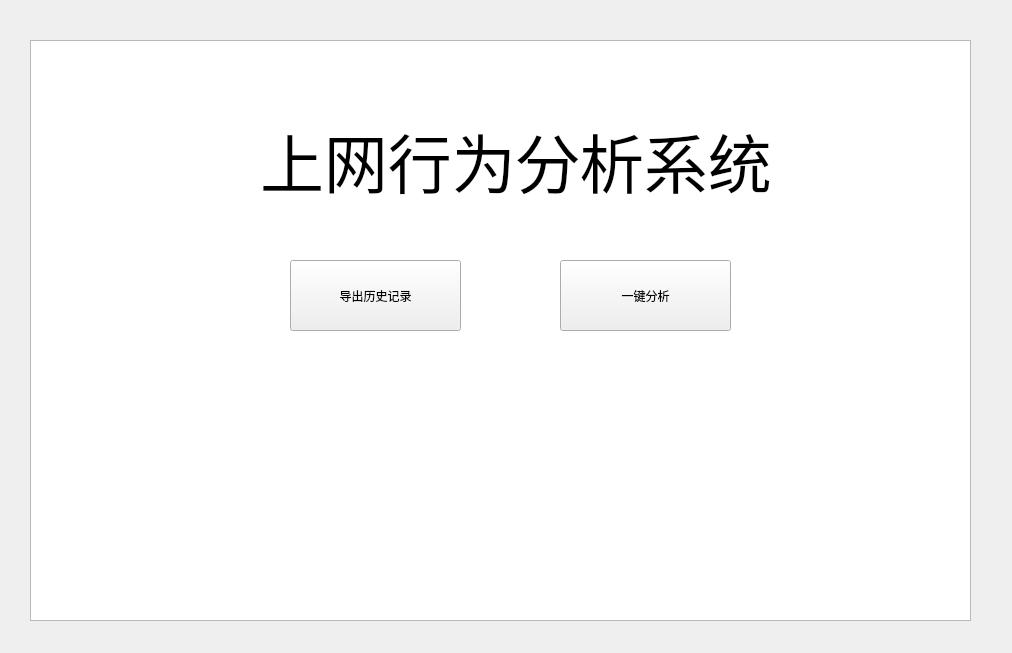
<?xml version="1.0" encoding="UTF-8"?>
<ui version="4.0">
 <class>GraduationPro</class>
 <widget class="QMainWindow" name="GraduationPro">
  <property name="geometry">
   <rect>
    <x>0</x>
    <y>0</y>
    <width>1012</width>
    <height>653</height>
   </rect>
  </property>
  <property name="windowTitle">
   <string>上网行为分析系统</string>
  </property>
  <widget class="QWidget" name="centralwidget">
   <widget class="QGraphicsView" name="graphicsView">
    <property name="geometry">
     <rect>
      <x>30</x>
      <y>40</y>
      <width>941</width>
      <height>581</height>
     </rect>
    </property>
    <property name="styleSheet">
     <string notr="true">border-image: url(:/newPrefix/desktop.png);</string>
    </property>
   </widget>
   <widget class="QLabel" name="label">
    <property name="geometry">
     <rect>
      <x>260</x>
      <y>90</y>
      <width>561</width>
      <height>141</height>
     </rect>
    </property>
    <property name="font">
     <font>
      <family>华文行楷</family>
      <pointsize>48</pointsize>
     </font>
    </property>
    <property name="text">
     <string>上网行为分析系统</string>
    </property>
    <property name="textFormat">
     <enum>Qt::RichText</enum>
    </property>
   </widget>
   <widget class="QPushButton" name="btn_history">
    <property name="geometry">
     <rect>
      <x>290</x>
      <y>260</y>
      <width>171</width>
      <height>71</height>
     </rect>
    </property>
    <property name="text">
     <string>导出历史记录</string>
    </property>
   </widget>
   <widget class="QPushButton" name="btn_analyse_all">
    <property name="geometry">
     <rect>
      <x>560</x>
      <y>260</y>
      <width>171</width>
      <height>71</height>
     </rect>
    </property>
    <property name="text">
     <string>一键分析</string>
    </property>
   </widget>
  </widget>
  <action name="actionHow_to_use_this_Programming">
   <property name="text">
    <string>How to use this Programming</string>
   </property>
  </action>
 </widget>
 <resources>
  <include location="test.qrc"/>
 </resources>
 <connections/>
</ui>
